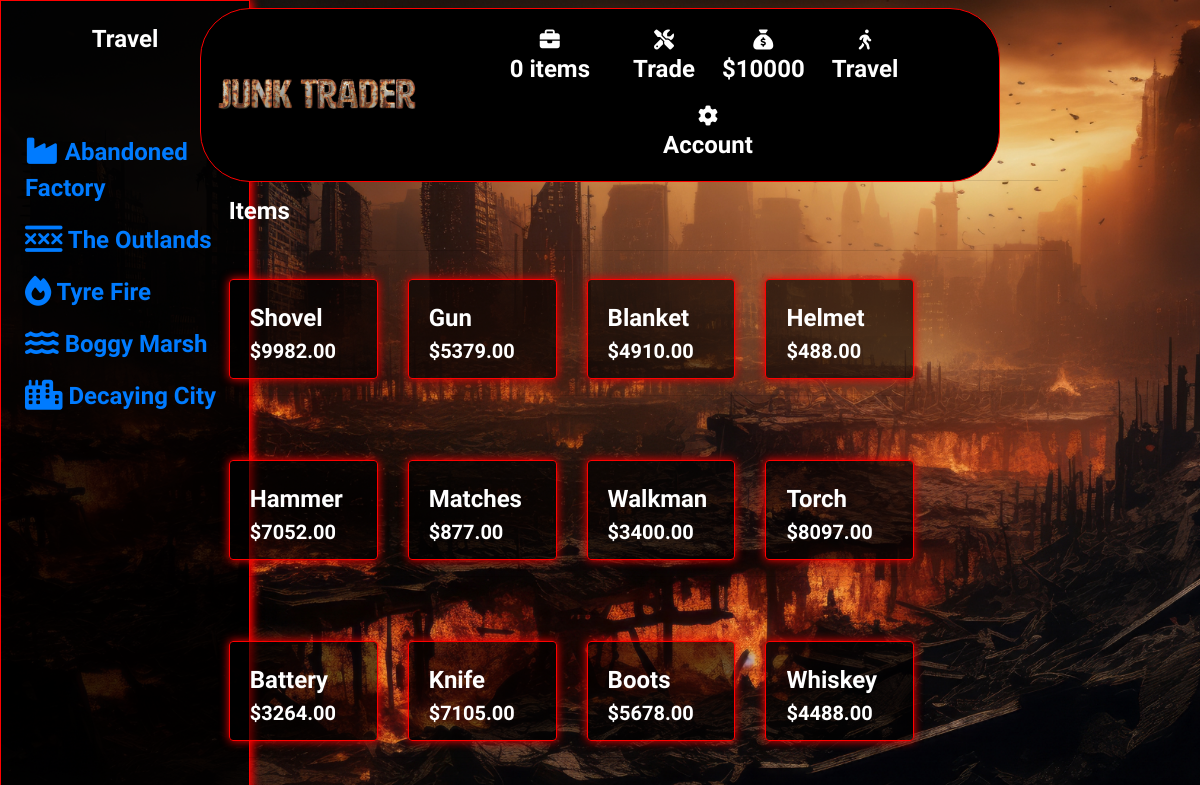
/collectables/, run on the app's committed database.
### collectables/models.py (models this page shows, shortened)
class Collectable(models.Model):
    name = models.CharField(max_length=254)
    description = models.TextField()
    price = models.DecimalField(max_digits=6, decimal_places=2)
    image_url = models.URLField(max_length=1024, null=True, blank=True)
    image = models.ImageField(null=True, blank=True)
    glb_file = models.FileField(upload_to='glb_files/', null=True, blank=True)

### collectables/views.py (the view)
# urls.py: path('', views.all_collectables, name='collectables'),
def all_collectables(request):
    collectables = Collectable.objects.all()
    context = {
        'collectables': collectables,
    }
    return render(request, 'collectables/collectables.html', context)

### backpack/contexts.py (called while the page is built, shortened)
def backpack_contents(request):
    backpack_items = []
    total = 0
    total_quantity = 0
    collectable_count = 0
    backpack = request.session.get('backpack', {})
    grand_total = total
    context = {
        'backpack_items': backpack_items,
        'total': total,
        'total_quantity': total_quantity,
        'collectable_count': collectable_count,
        'grand_total': grand_total,
    }
    return context

def total_amount(request):
    total_amount = 10000
    return {'total_amount': total_amount}

### collectables/templates/collectables/collectables.html (shortened to what this page needs)
{% extends "base.html" %}
{% load static %}
{% block page_header %}
    <div class="container header-container">
    </div>
{% endblock %}
{% block content %}
<div class="container-fluid">
    <div class="row">
        <div class="col-md-3">
            <div class="fixed-panel">
                {% include 'includes/fixed_panel.html' %}
            </div>
        </div>
    </div>
</div>
<div class="container-fluid content-column">
    <div class="container mb-2 backpack-text content-column">
        <div class="row">
            <div class="col">
                <h2 class="logo-font mb-4">Items</h2>
                <hr>
            </div>
        </div>
    <div class="row">
        <div class="collectable-container col-10">
            <div class="row">
                {% for collectable in collectables %}
                    <div class="col-sm-6 col-md-6 col-lg-4 col-xl-3">
                        <div class="card box h-100 border-2 text-white">
                            <div class="card-body pb-0 ">
                                <p class="mb-0">{{ collectable.name }}</p>
                            </div>
                            <div class="card-footer pt-0 border-0 text-left text-white">
                                <div class="row">
                                    <div class="col">
                                        <p class="lead mb-0 text-left font-weight-bold">${{ collectable.price }}</p>
                                    </div>
                                </div>
                            </div>
                        </div>
                    </div>
                    {% if forloop.counter|divisibleby:4 %}
                        <div class="col-12 d-none d-xl-block mb-5">
                            <hr>
                        </div>
                    {% endif %}
                {% endfor %}
            </div>
        </div>
    </div>
</div>
{% endblock %}

### static/css/base.css (style rules this page uses)
html { height: 100%; }
body { background: url('/media/bg_image.png') no-repeat center center fixed; background-size: cover; height: calc(100vh - 164px); color: #555; font-family: 'Lato'; }
.backpack-text { color: white; }
p, h1, h2, h3, h4, h5, h6 { font-family: "Amatic SC", sans-serif; font-weight: 700; font-size: x-large; font-style: normal; }
.box { border: 1px solid red; box-shadow: 0 0 10px red; background-color: #00000093; }
.fixed-panel { position: fixed; top: 0; bottom: 0; left: 0; width: 250px; border: 1px solid red; box-shadow: 0 0 10px red; background-color: #00000093; overflow-y: auto; }
.content-column { padding-left: 5%; }
@media (min-width: 1200px) { .container { max-width: 80%; } }
@media (min-width: 992px) { .header-container { padding-top: 164px; } }

### data on the page
Collectable: name "Shovel", price "9982.00"
Collectable: name "Gun", price "5379.00"
Collectable: name "Blanket", price "4910.00"
Collectable: name "Helmet", price "488.00"
Collectable: name "Hammer", price "7052.00"
Collectable: name "Matches", price "877.00"
Collectable: name "Walkman", price "3400.00"
Collectable: name "Torch", price "8097.00"
Collectable: name "Battery", price "3264.00"
Collectable: name "Knife", price "7105.00"
Collectable: name "Boots", price "5678.00"
Collectable: name "Whiskey", price "4488.00"

### other printed values
{{ total_amount }} "10000"
